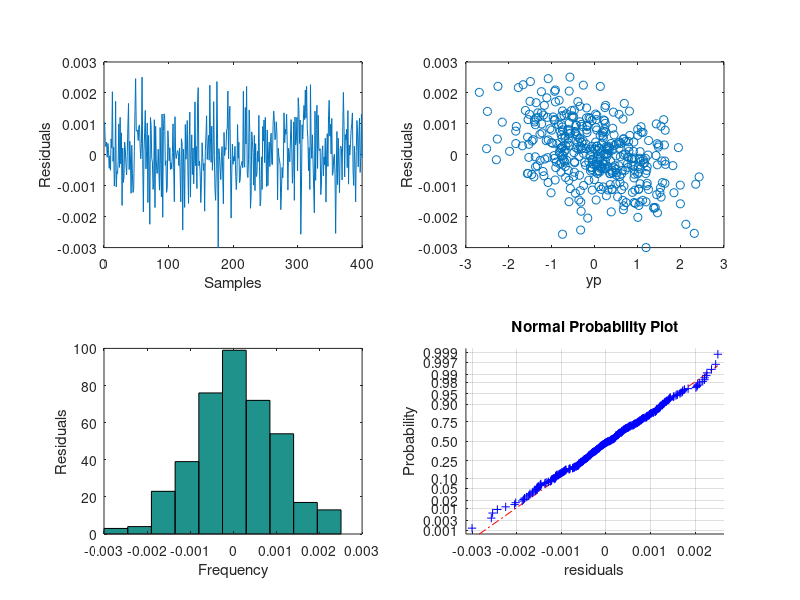
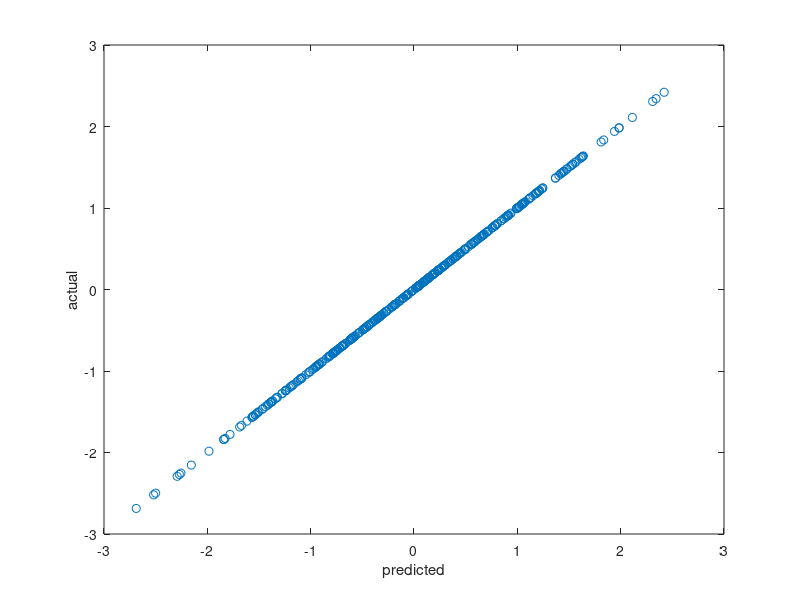
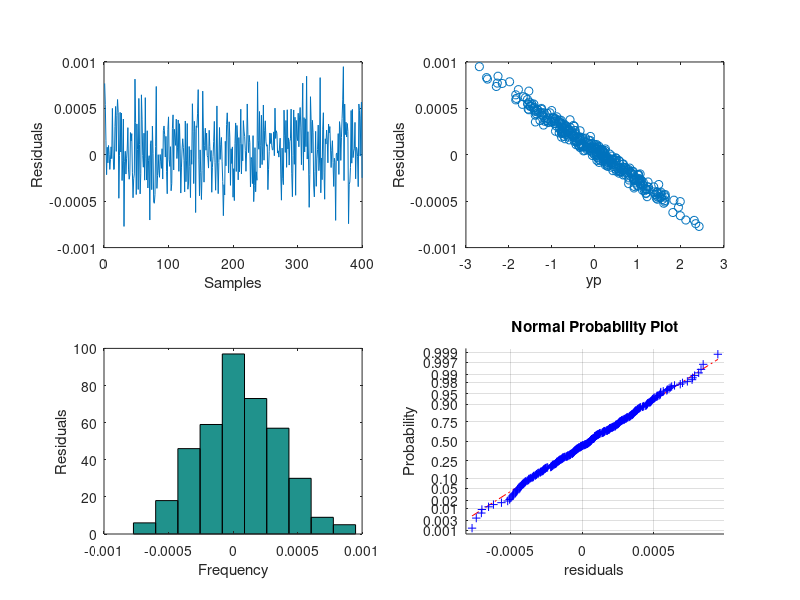
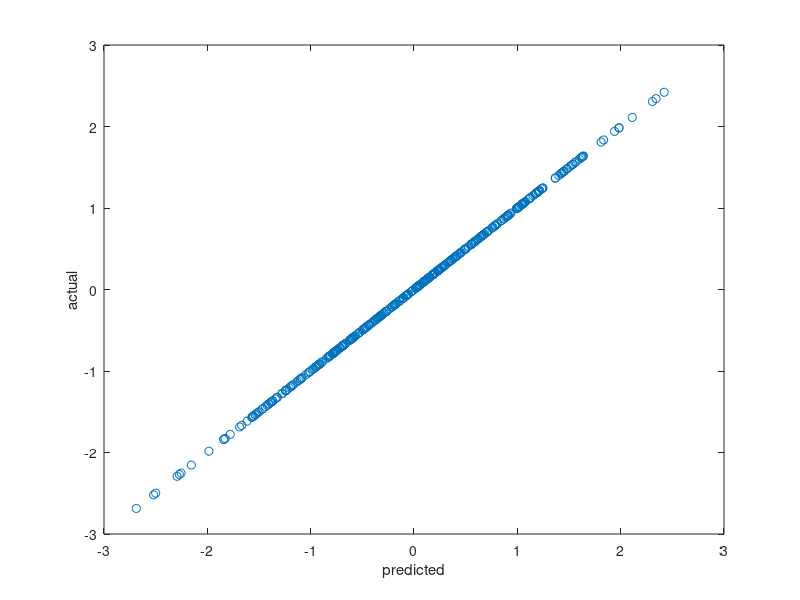

Source code (MATLAB) for these figures, in order:
%% Multiple linear regression modelling exercise 3 
clear all 
close all 
randn('seed',0)

%% Exercise 3 
% Simulate model predictor variables and response variable

%generate matrix of normal random numbers mean 0 sd 1
x=randn(400,1);
x(:,2)=x(:,1);
x(:,3)=x(:,1);
x(:,4)=x(:,1);
y=x(:,1);
xn=x+0.0001*randn(400,4);%add noise to predictor variables 
yn=y+0.01*randn(400,1);

%add beta zero
xn=[ones(length(xn),1) xn];

%use polynomial regression to estimate model parameters 
disp('The linear term beta values are: ')
th=inv(xn(1:200,:)'*xn(1:200,:))*xn(1:200,:)'*yn(1:200)

yp = xn*th;
e=y-yp;

% Plot residual assumption graphs 

figure 
%check for non-dependence 
subplot(221)
plot(e)
ylabel('Residuals')
xlabel('Samples')
%check for convergence/divergence 
subplot(222)
plot(yp,e,'o')
ylabel('Residuals')
xlabel('yp')
%check for normality 
subplot(223)
hist(e)
xlabel('Frequency')
ylabel('Residuals')
subplot(224)
normplot(e)
xlabel('residuals')

%linear predictions 
figure 
plot(yp,y,'o')
xlabel('predicted')
ylabel('actual')

%% NOW PERFORM RIDGE REGRESSION 
disp('The ridge regression term beta values are: ')
th = inv(xn(1:200,:)'*xn(1:200,:)+0.1*eye(5))*xn(1:200,:)'*yn(1:200)

yp = xn*th;
e=y-yp;

% Plot residual assumption graphs 

figure 
%check for non-dependence 
subplot(221)
plot(e)
ylabel('Residuals')
xlabel('Samples')
%check for convergence/divergence 
subplot(222)
plot(yp,e,'o')
ylabel('Residuals')
xlabel('yp')
%check for normality 
subplot(223)
hist(e)
xlabel('Frequency')
ylabel('Residuals')
subplot(224)
normplot(e)
xlabel('residuals')

%linear predictions 
figure 
plot(yp,y,'o')
xlabel('predicted')
ylabel('actual')